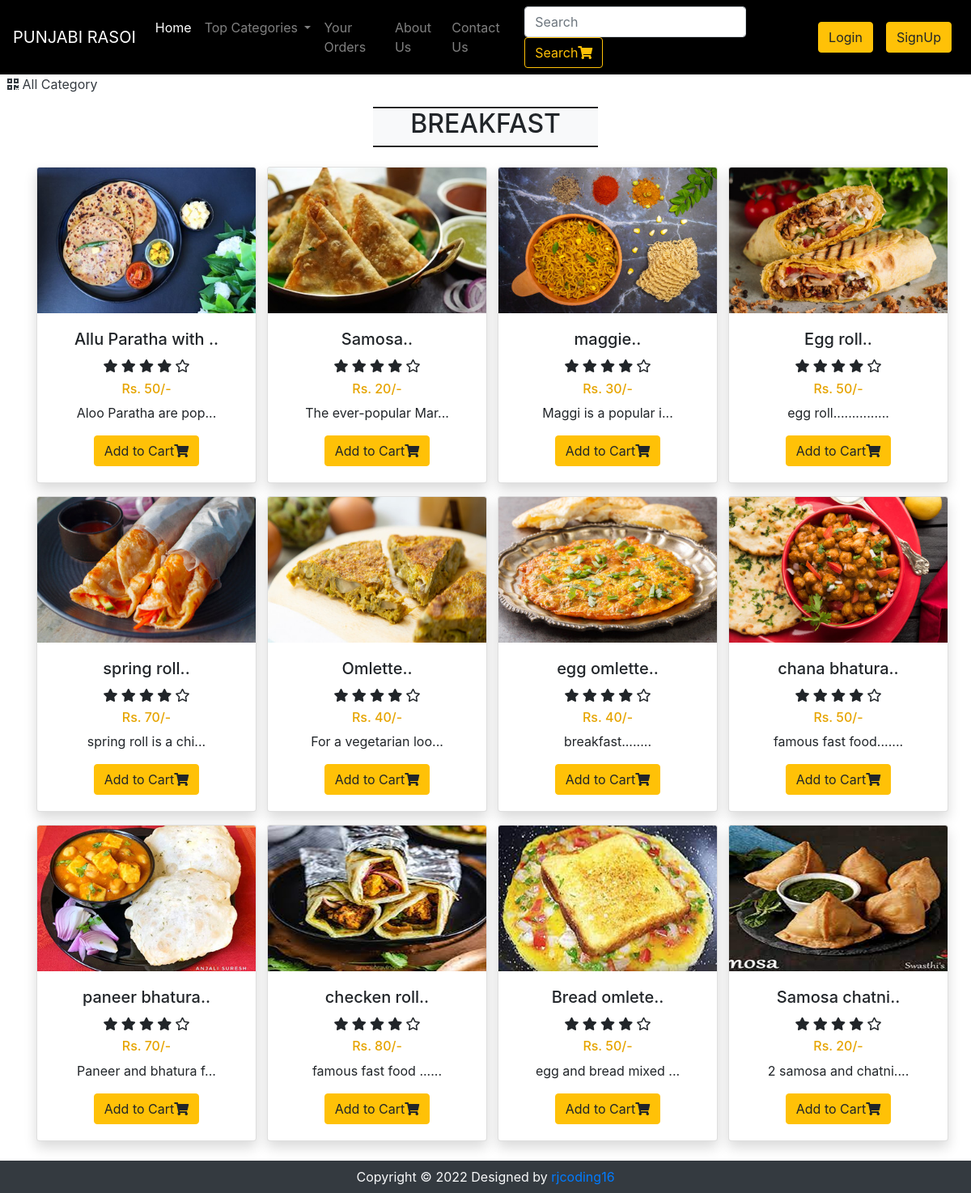
The page /viewfoodList.php?catid=1 on the database its author committed.
### tables this page shows
CREATE TABLE `pizza` (
  `foodId` int(12) NOT NULL,
  `foodName` varchar(255) NOT NULL,
  `foodPrice` int(12) NOT NULL,
  `foodDesc` text NOT NULL,
  `foodCategorieId` int(12) NOT NULL,
  `foodPubDate` datetime NOT NULL DEFAULT current_timestamp()
);

### viewfoodList.php (the view, shortened to what this page needs)
<!doctype html>
<html lang="en">
<head>
    <link rel="stylesheet" href="https://stackpath.bootstrapcdn.com/bootstrap/4.4.1/css/bootstrap.min.css">
    <link rel="stylesheet" href="https://use.fontawesome.com/releases/v5.8.2/css/all.css">
</head>
<body>
    <?php include 'partials/_dbconnect.php';?>
    <?php require 'partials/_nav.php' ?>
    <div>&nbsp;
        <a href="index.php" class="active text-dark">
        <i class="fas fa-qrcode"></i>
            <span>All Category</span>
        </a>
    </div>
    <div class="container my-3" id="cont">
        <div class="col-lg-3 text-center bg-light my-3" style="margin:auto;border-top: 2px groove black;border-bottom: 2px groove black;">
            <h2 class="text-center"><span id="catTitle">Items</span></h2>
        </div>
        <div class="row text-center">
        <?php
            $id = $_GET['catid'];
            $sql = "SELECT * FROM `pizza` WHERE foodCategorieId = $id";
            $result = mysqli_query($conn, $sql);
            while($row = mysqli_fetch_assoc($result)){
                $foodId = $row['foodId'];
                $foodName = $row['foodName'];
                $foodPrice = $row['foodPrice'];
                $foodDesc = $row['foodDesc'];
                echo '<div class="col-xs-3 col-sm-3 col-md-3 my-2">
                        <div class="card shadow" style="width: 17rem;">
                        <a href="viewfood.php?foodid=' . $foodId . '">
                            <img src="img/food-'.$foodId. '.jpg" class="card-img-top" alt="image for this food" width="220px" height="180px">
                            </a>
                            <div class="card-body">
                                <h5 class="card-title">' . substr($foodName, 0, 18). '..</h5>
                                <h6>
                                <i class="fas fa-star"></i>
                                <i class="fas fa-star"></i>
                                <i class="fas fa-star"></i>
                                <i class="fas fa-star"></i>
                                <i class="far fa-star"></i>
                            </h6>
                                <h6 style="color: #e6a400">Rs. '.$foodPrice. '/-</h6>
                                <p class="card-text">' . substr($foodDesc, 0, 20). '...</p>
                                <div class="row justify-content-center">';
                                if($loggedin){
                                    $quaSql = "SELECT `itemQuantity` FROM `viewcart` WHERE foodId = '$foodId' AND `userId`='$userId'";
                                    $quaresult = mysqli_query($conn, $quaSql);
                                    $quaExistRows = mysqli_num_rows($quaresult);
                                    if($quaExistRows == 0) {
                                        echo '<form action="partials/_manageCart.php" method="POST">
                                              <input type="hidden" name="itemId" value="'.$foodId. '">
                                              <button type="submit" name="addToCart" class="btn btn-warning mx-2">Add to Cart<i
                                              class="fas fa-shopping-cart"></i></button>';
                                    }else {
                                        echo '<a href="viewCart.php"><button class="btn btn-warning mx-2">Go to Cart<i
                                        class="fas fa-shopping-cart"></i></button></a>';
                                    }
                                }
                                else{
                                    echo '<button class="btn btn-warning mx-2" data-toggle="modal" data-target="#loginModal">Add to Cart<i
                                    class="fas fa-shopping-cart"></i></button>';
                                }
                            echo '</form>
                                </div>
                            </div>
                        </div>
                    </div>';
            }
            ?>
        </div>
    </div>
    <?php require 'partials/_footer.php' ?>
</body>
</html>

### viewfoodList.php (style rules this page uses)
#cont { min-height : 570px; }

### rows shown on the page
pizza: shows a picture, foodName "Allu Paratha with", foodPrice "50", foodDesc "Aloo Paratha are pop"
pizza: shows a picture, foodName "Samosa", foodPrice "20", foodDesc "The ever-popular Mar"
pizza: shows a picture, foodName "maggie", foodPrice "30", foodDesc "Maggi is a popular i"
pizza: shows a picture, foodName "Egg roll", foodPrice "50", foodDesc "egg roll............"
pizza: shows a picture, foodName "spring roll", foodPrice "70", foodDesc "spring roll is a chi"
pizza: shows a picture, foodName "Omlette", foodPrice "40", foodDesc "For a vegetarian loo"
pizza: shows a picture, foodName "egg omlette", foodPrice "40", foodDesc "breakfast....."
pizza: shows a picture, foodName "chana bhatura", foodPrice "50", foodDesc "famous fast food...."
pizza: shows a picture, foodName "paneer bhatura", foodPrice "70", foodDesc "Paneer and bhatura f"
pizza: shows a picture, foodName "checken roll", foodPrice "80", foodDesc "famous fast food ..."
pizza: shows a picture, foodName "Bread omlete", foodPrice "50", foodDesc "egg and bread mixed"
pizza: shows a picture, foodName "Samosa chatni", foodPrice "20", foodDesc "2 samosa and chatni."
